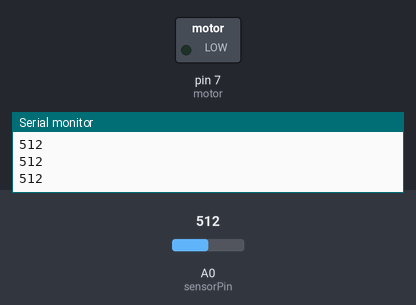
Recording of a sketch running on a simulated Arduino Uno, built with avr-gcc and run on an emulated ATmega328P. Parts: switched loads named in the sketch (green lamp = pin HIGH), the last lines printed to the serial monitor. The inputs (shaded band) are chosen by the test bench; at power-on: A0 (sensorPin) = 512.

Above: at 1.2 s.
1.3 s: A0 (sensorPin) set to 890
2.8 s: A0 (sensorPin) set to 913
At 3.6 s:
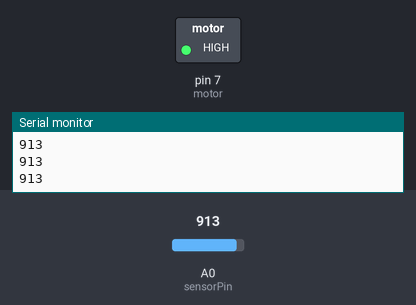
4.3 s: A0 (sensorPin) set to 665
5.8 s: A0 (sensorPin) set to 638
At 7.0 s:
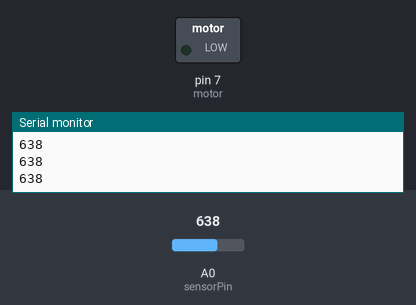
7.3 s: A0 (sensorPin) set to 900
At 8.1 s:
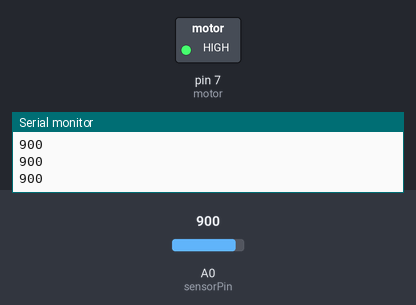
Timing chart, 0 to 9.8 s (numbered marks = the images above; inputs shaded):
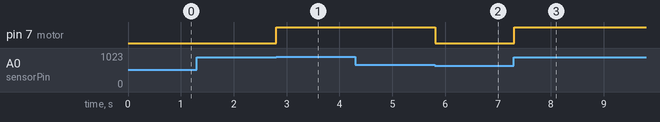

Measured:
- the behaviour switches between 899 and 900 on A0 (sensorPin) (found by bisection; images 0 and 1)
- the behaviour switches between 651 and 650 on A0 (sensorPin) (found by bisection; images 1 and 2)
- after the input at 2.8 s, pin 7 (motor): LOW → HIGH at once
- after the input at 5.8 s, pin 7 (motor): HIGH → LOW at once
- after the input at 7.3 s, pin 7 (motor): LOW → HIGH at once

The sketch:

smart_irrigation.ino
```cpp
int sensorPin = A0;	  // moisture sensor is connected with the analog pin A0 of the Arduino
int moistureValue = 0;	 // moisture sensor value is initialized to 0
int  motor = 7; 	//Water pump is connected digital pin 7
boolean flag = false;  // a flag variable is used to avoid repetitive iterations in loop
int upperBound = 900;
int lowerBound = 650;
//Configuration of Pins
void setup() {
  //set moisture sensor pin to INPUT
  //set the pin connected to the Pump to OUTPUT

  Serial.begin(9600);
  pinMode(sensorPin, INPUT);
  pinMode( motor, OUTPUT);
}
 //define loop function to monitor continuously
void loop() {
  //read the value of the Analog pin connected to moisture sensor
  //print the moisture content value in the serial monitor

  moistureValue = analogRead(sensorPin);
  Serial.println(moistureValue);

  //if moisture content value is greater than or equal to upper bound set Pump(motor pin) to HIGH
  //if moisture content value is less than or equal to lower bound set Pump(motor pin) to LOW

  if ( (moistureValue >= upperBound  ) && ( flag == false ) )
{
  digitalWrite( motor, HIGH);
  flag = true;

}

  if ( (moistureValue <= lowerBound  ) && ( flag == true ) )
{
  digitalWrite( motor, LOW);
  flag = false;
 }
}
```
